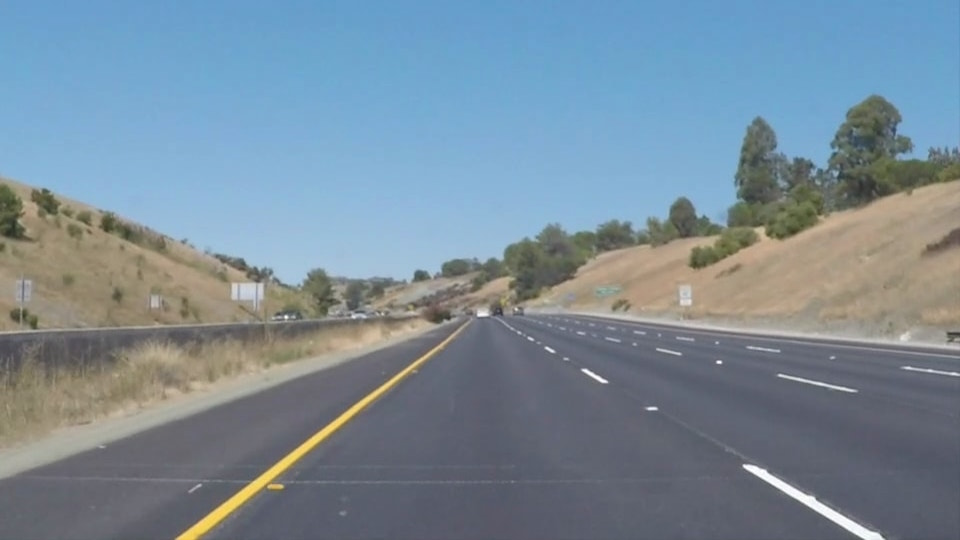
#> input picture 02_Project_FindingLaneLines/Project/test_images/whiteCarLaneSwitch.jpg, 960 x 540 px
$ python ProjectPicture.py
#> lines starting #> are read from the running program, lines starting #| are printed output that depends on the picture; after the words box and inside, x2 and y2 are one past the last pixel; in counts of white or black regions, pixels touching at a corner belong together
# Do relevant imports
import matplotlib.pyplot as plt
import matplotlib.image as mpimg
import numpy as np
import cv2

# [6 lines of commented-out code are left out]
image = mpimg.imread('whiteCarLaneSwitch.jpg')
#> image is the input picture: shape (540, 960, 3); mean R, G, B 121.2, 139.4, 152.9
gray = cv2.cvtColor(image, cv2.COLOR_RGB2GRAY)
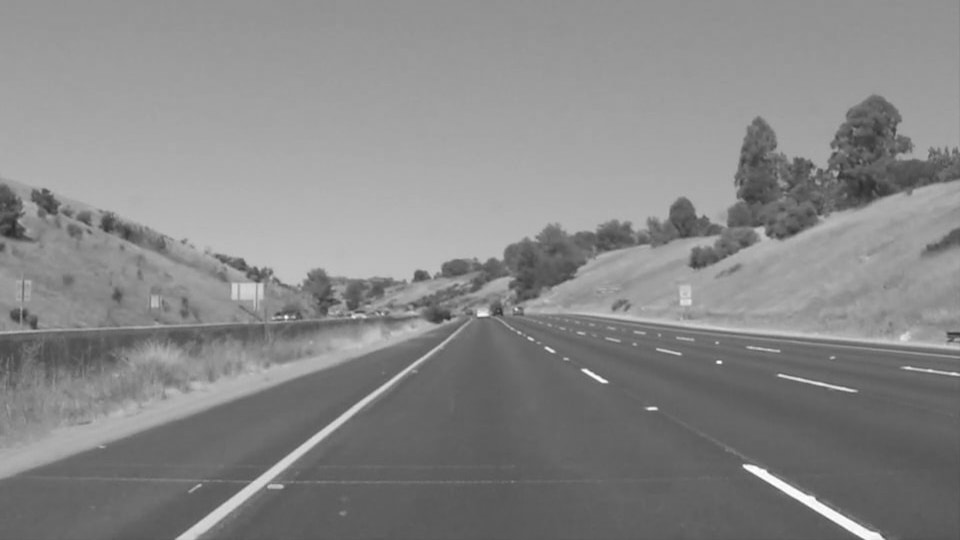
#> gray: shape (540, 960); min 42, max 255, mean 135.5

# Define a kernel size and apply Gaussian smoothing
kernel_size = 5
blur_gray = cv2.GaussianBlur(gray, (kernel_size, kernel_size), 0)

# Define our parameters for Canny and apply
low_threshold = 50
high_threshold = 150
edges = cv2.Canny(blur_gray, low_threshold, high_threshold)
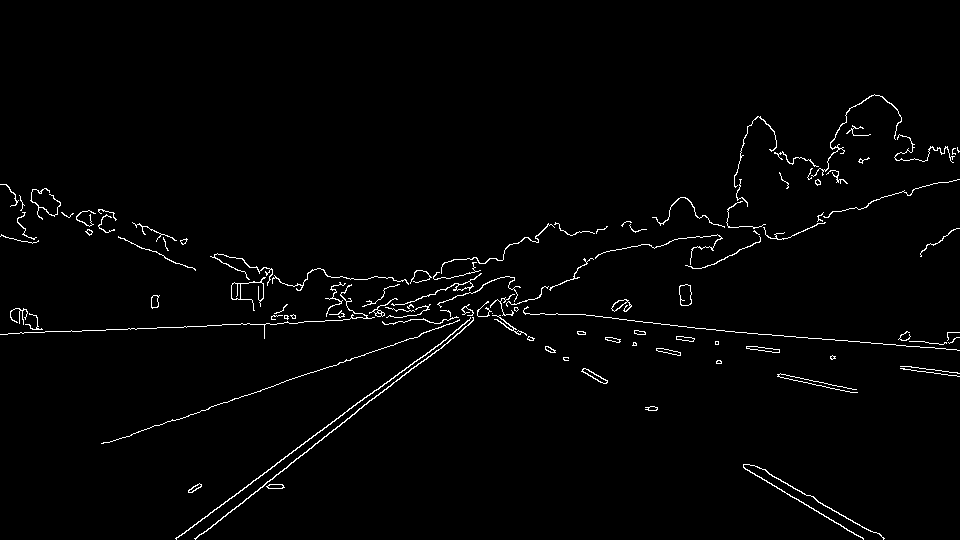
#> edges: shape (540, 960); 1.7% white in thin lines or dots, all inside (x1, y1, x2, y2) = (0, 94, 960, 540)

# Next we'll create a masked edges image using cv2.fillPoly()
mask = np.zeros_like(edges)
ignore_mask_color = 255

# This time we are defining a four sided polygon to mask
imshape = image.shape
#> imshape = (540, 960, 3)
vertices = np.array([[(0, imshape[0]), (480, 320), (490, 320), (imshape[1], imshape[0])]], dtype=np.int32)
cv2.fillPoly(mask, vertices, ignore_mask_color)
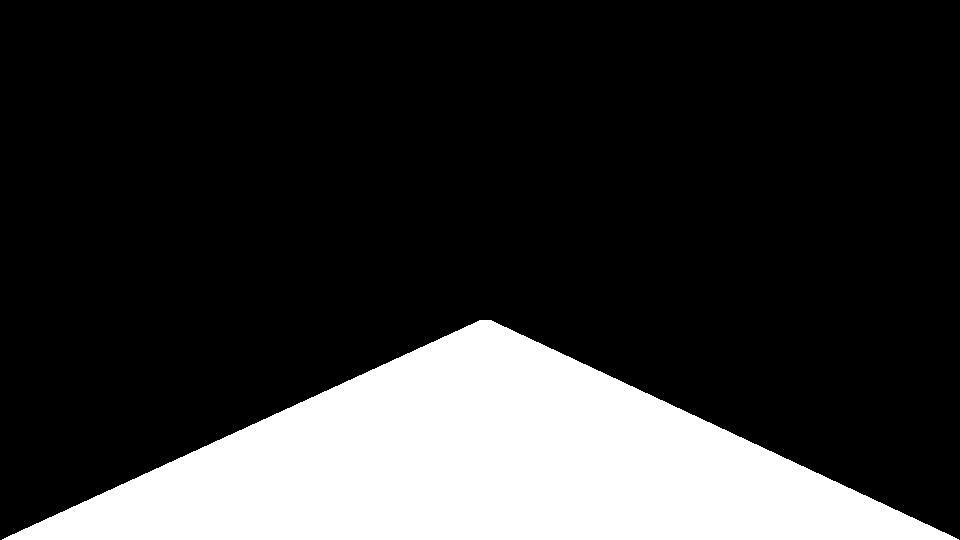
#> mask: shape (540, 960); 20.6% white; 1 white region, box (x1, y1, x2, y2) and area: (2, 320, 959, 540) 106735
# plt.imshow(mask)
# plt.show()
masked_edges = cv2.bitwise_and(edges, mask)
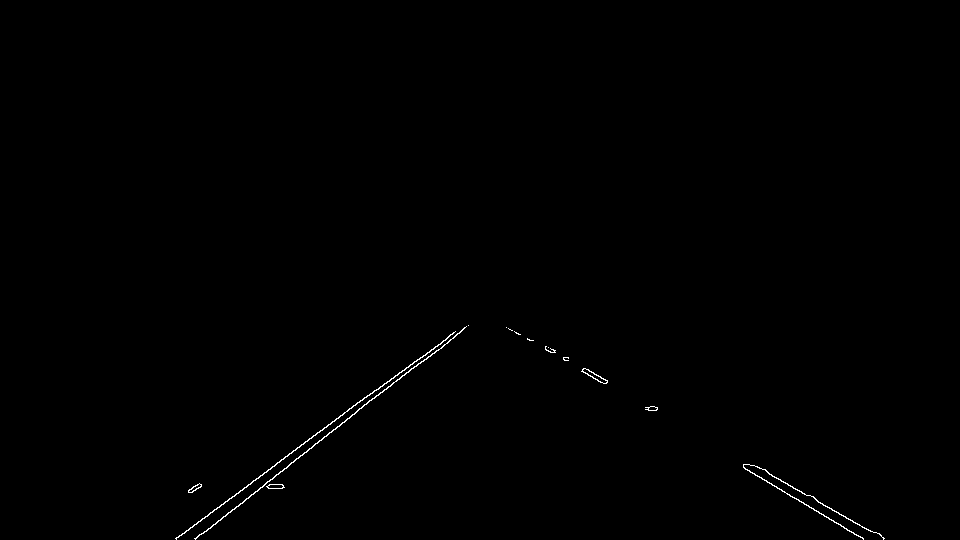
#> masked_edges: shape (540, 960); 0.31% white in thin lines or dots, all inside (x1, y1, x2, y2) = (175, 325, 885, 540)

# Define the Hough transform parameters
# Make a blank the same size as our image to draw on
rho = 2
theta = np.pi/180
threshold = 15
min_line_length = 40
max_line_gap = 20
line_image = np.copy(image)*0  # creating a blank to draw lines on
#> line_image: shape (540, 960, 3); every value is 0

# Run Hough on edge detected image
lines = cv2.HoughLinesP(masked_edges, rho, theta, threshold, np.array([]), min_line_length, max_line_gap)
#> lines = [[195, 538, 468, 325], [253, 480, 446, 339], [743, 467, 863, 539], [749, 464, 884, 538], [506, 327, 583, 369], [214, 509, 270, 469], [753, 465, 816, 499], [545, 346, 592, 372], [195, 539, 287, 467], [553, 349, 607, 381], [223, 504, 384, 383], [520, 334, 564, 360]]

# Iterate over the output "lines" and draw lines on the black
for line in lines:
    for x1, y1, x2, y2 in line:
        cv2.line(line_image, (x1, y1), (x2, y2), (255, 0, 0), 10)
#> this loop made 12 passes
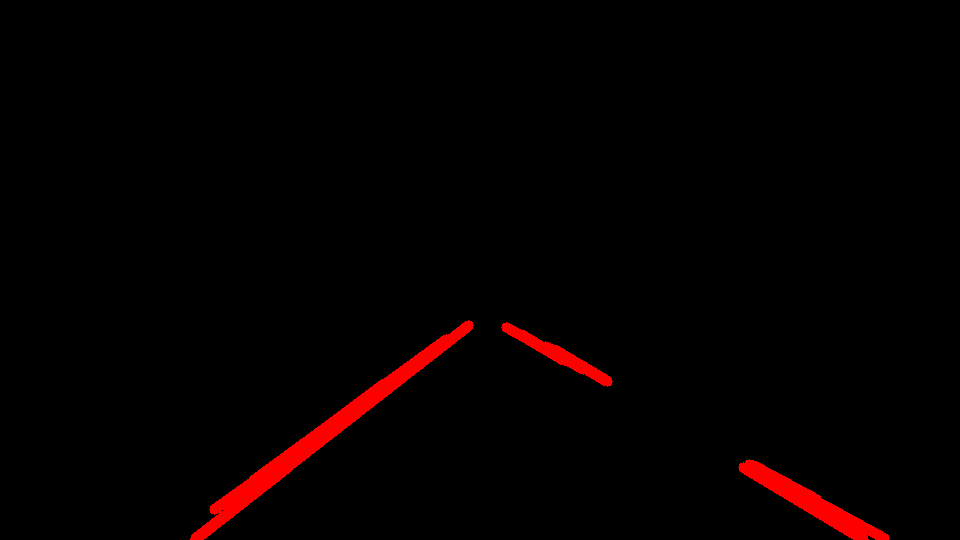
#> line_image: shape (540, 960, 3); mean R, G, B 5.2, 0, 0

# Create a "color" binary image to combine with line image
color_edges = np.dstack((edges, edges, edges))
mask_3 = np.dstack((mask, mask, mask))

# Draw the lines on the edge image
combo = cv2.addWeighted(color_edges, 0.8, line_image, 1, 0)
# plt.imshow(combo)
# plt.show()
combo = cv2.addWeighted(image, 0.8, line_image, 1, 0)
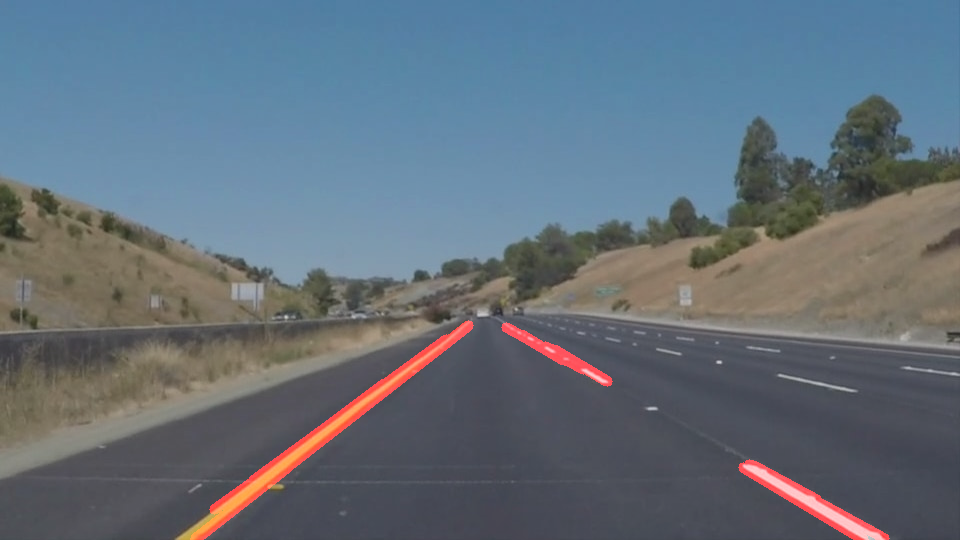
#> combo: shape (540, 960, 3); mean R, G, B 99.6, 111.5, 122.3
plt.imshow(combo)
plt.show()

combo_image_mask = cv2.addWeighted(image, 0.8, mask_3, 0.2, 0)
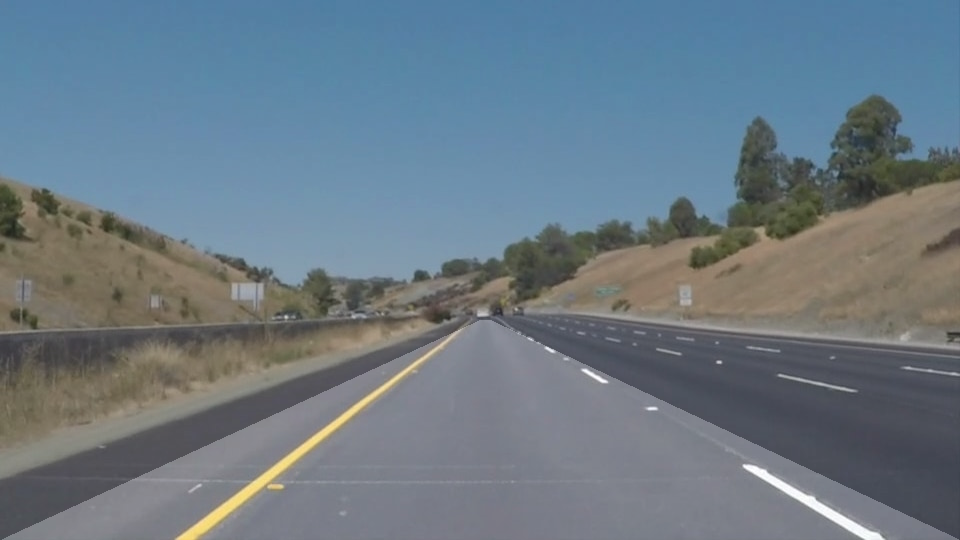
#> combo_image_mask: shape (540, 960, 3); mean R, G, B 107.5, 122, 132.8
# plt.imshow(combo_image_mask)
# plt.show()

$ run again, with 02_Project_FindingLaneLines/Project/test_images/solidWhiteCurve.jpg copied over 02_Project_FindingLaneLines/Project/test_images/whiteCarLaneSwitch.jpg
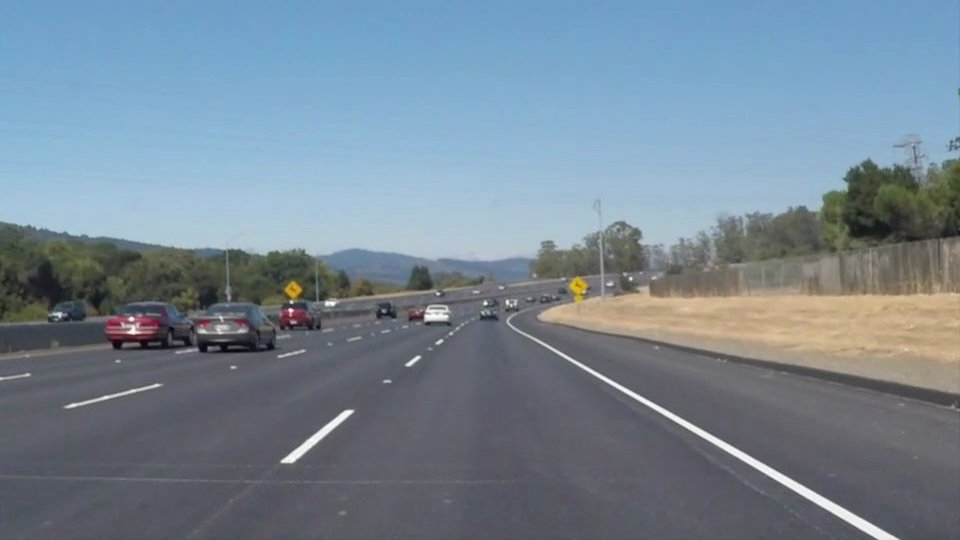
#> input picture 02_Project_FindingLaneLines/Project/test_images/solidWhiteCurve.jpg, 960 x 540 px
#> image is the input picture: shape (540, 960, 3); mean R, G, B 118.5, 134.5, 148.1
#> edges: shape (540, 960); 1.7% white in thin lines or dots, all inside (x1, y1, x2, y2) = (0, 137, 960, 540)
#> mask: shape (540, 960); 20.6% white; 1 white region, box (x1, y1, x2, y2) and area: (2, 320, 959, 540) 106735
#> masked_edges: shape (540, 960); 0.27% white in thin lines or dots, all inside (x1, y1, x2, y2) = (280, 320, 899, 540)
#> lines = [[568, 356, 897, 538], [535, 341, 877, 538], [281, 460, 345, 410], [292, 462, 352, 412], [592, 373, 793, 489], [631, 390, 898, 538], [405, 364, 449, 334], [388, 382, 456, 331], [811, 501, 869, 534], [295, 461, 349, 414], [287, 456, 330, 422]]
#> the loop `for line in lines:` made 11 passes
#> after the loop `for line in lines:`:
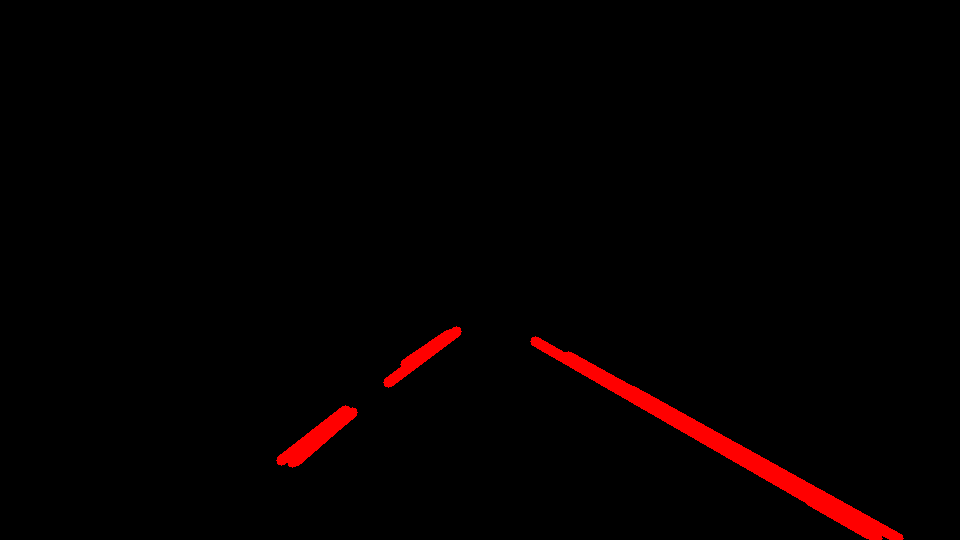
#> line_image: shape (540, 960, 3); mean R, G, B 4.8, 0, 0
#> `combo_image_mask = cv2.addWeighted(image, 0.8, mask_3, 0.2, 0)`:
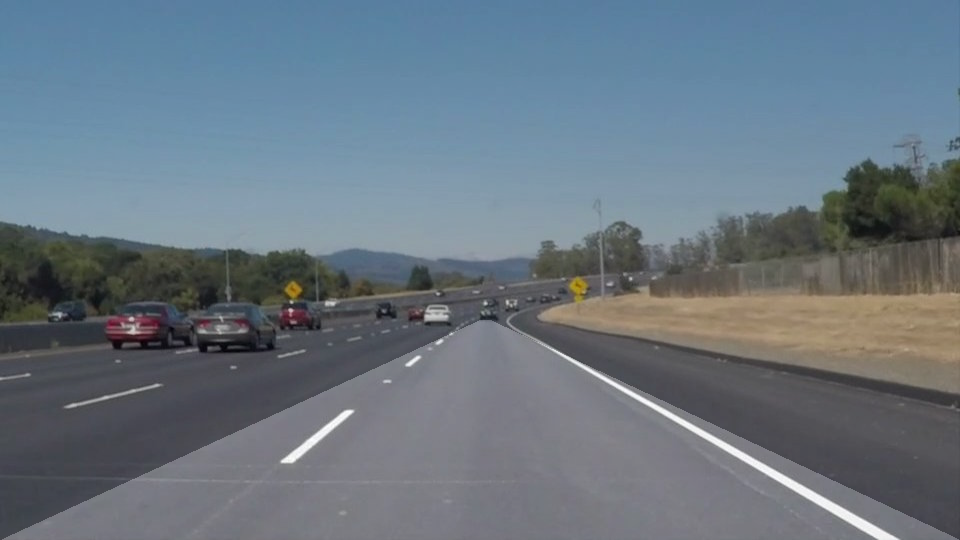
#> combo_image_mask: shape (540, 960, 3); mean R, G, B 105.3, 118.1, 129

$ run again, with 02_Project_FindingLaneLines/Project/test_images/solidWhiteRight.jpg copied over 02_Project_FindingLaneLines/Project/test_images/whiteCarLaneSwitch.jpg
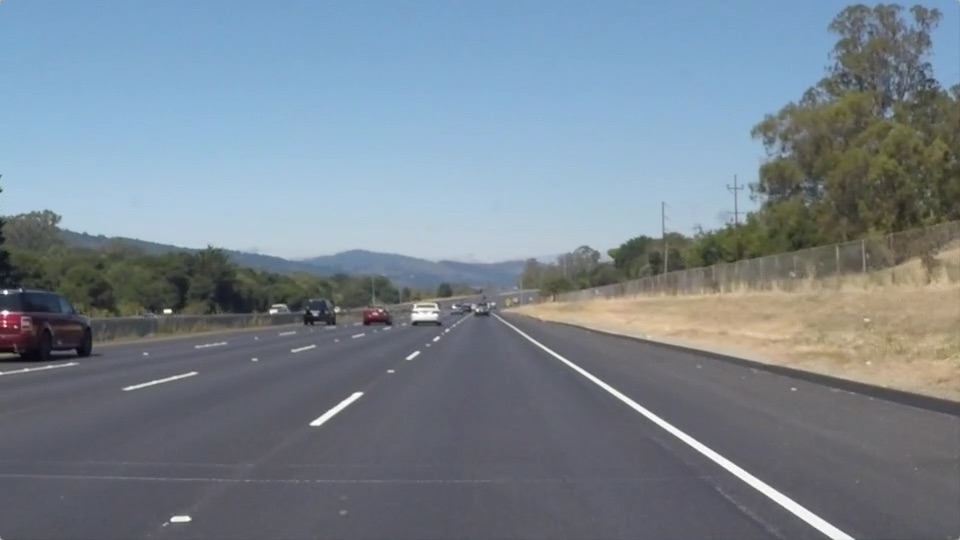
#> input picture 02_Project_FindingLaneLines/Project/test_images/solidWhiteRight.jpg, 960 x 540 px
#> image is the input picture: shape (540, 960, 3); mean R, G, B 120.3, 132.6, 143.7
#> edges: shape (540, 960); 1.5% white in thin lines or dots
#> mask: shape (540, 960); 20.6% white; 1 white region, box (x1, y1, x2, y2) and area: (2, 320, 959, 540) 106735
#> masked_edges: shape (540, 960); 0.26% white in thin lines or dots, all inside (x1, y1, x2, y2) = (2, 333, 855, 540)
#> lines = [[538, 342, 853, 539], [733, 474, 832, 539], [310, 423, 355, 392], [518, 333, 781, 504], [321, 424, 363, 394], [390, 372, 439, 339], [721, 466, 787, 508], [787, 496, 851, 537], [542, 344, 590, 373], [528, 340, 611, 392], [573, 363, 802, 506]]
#> the loop `for line in lines:` made 11 passes
#> after the loop `for line in lines:`:
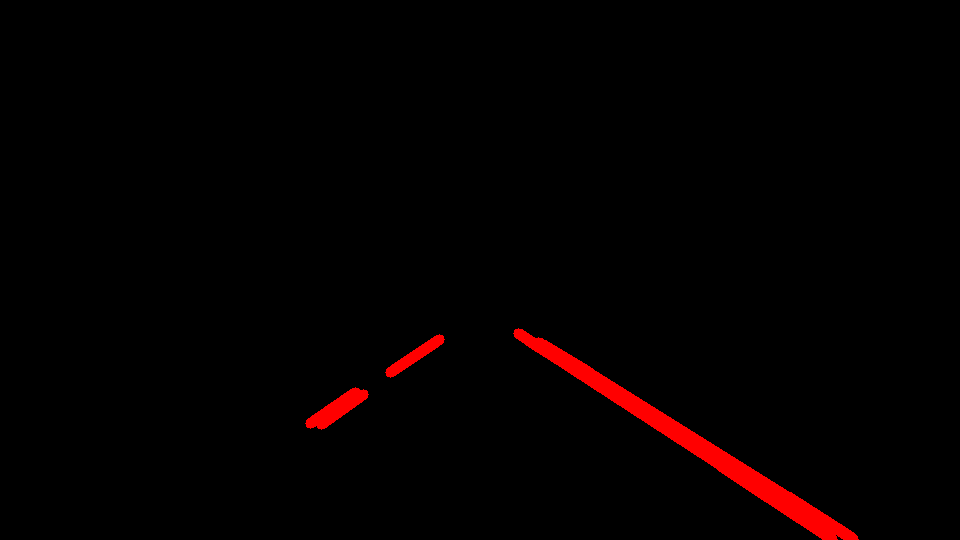
#> line_image: shape (540, 960, 3); mean R, G, B 4.5, 0, 0
#> color_edges: shape (540, 960, 3); 1.5% white in thin lines or dots
#> `combo_image_mask = cv2.addWeighted(image, 0.8, mask_3, 0.2, 0)`:
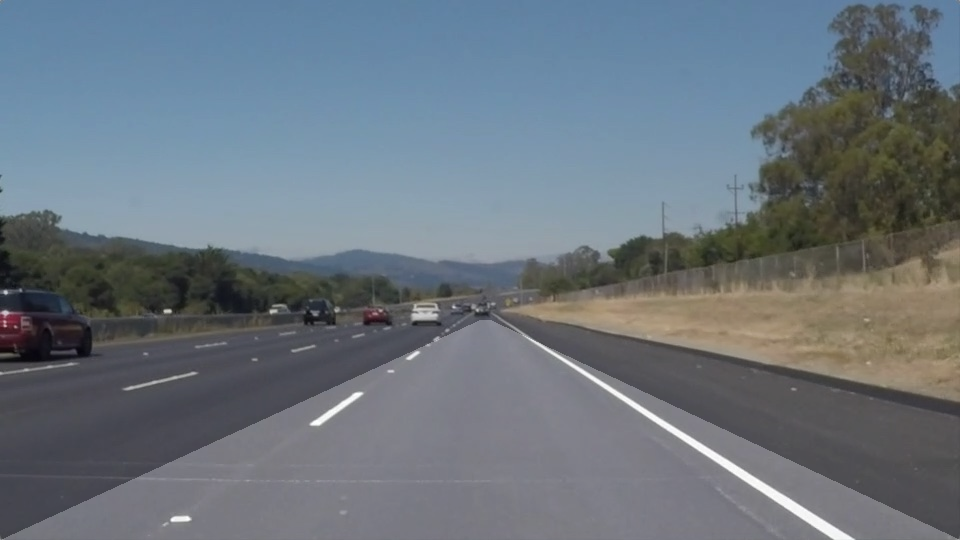
#> combo_image_mask: shape (540, 960, 3); mean R, G, B 106.7, 116.6, 125.4

$ run again, with 02_Project_FindingLaneLines/Project/test_images/solidYellowCurve.jpg copied over 02_Project_FindingLaneLines/Project/test_images/whiteCarLaneSwitch.jpg
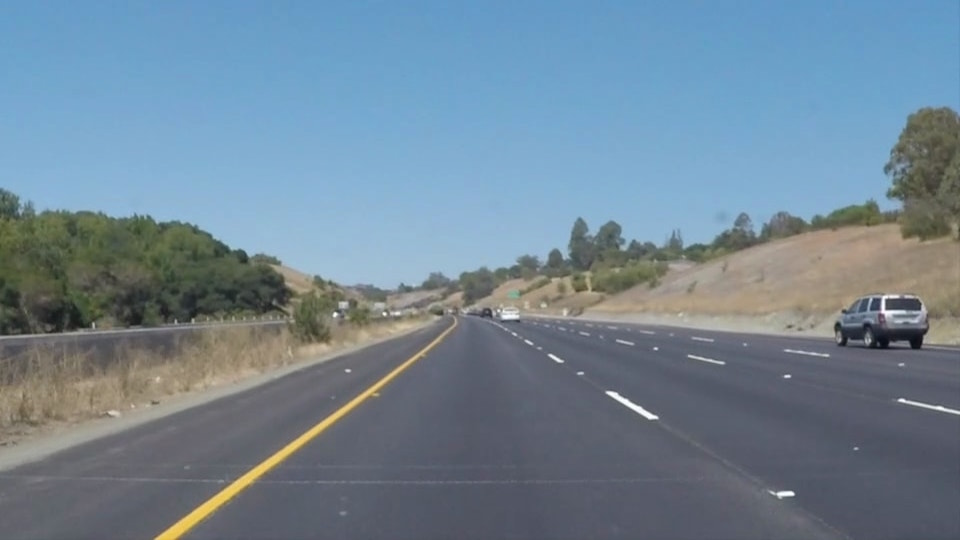
#> input picture 02_Project_FindingLaneLines/Project/test_images/solidYellowCurve.jpg, 960 x 540 px
#> image is the input picture: shape (540, 960, 3); mean R, G, B 113, 133.4, 149
#> edges: shape (540, 960); 1.7% white in thin lines or dots, all inside (x1, y1, x2, y2) = (0, 106, 960, 540)
#> mask: shape (540, 960); 20.6% white; 1 white region, box (x1, y1, x2, y2) and area: (2, 320, 959, 540) 106735
#> masked_edges: shape (540, 960); 0.26% white in thin lines or dots, all inside (x1, y1, x2, y2) = (154, 320, 795, 540)
#> lines = 17 rows, first 6: [235, 480, 369, 389], [211, 510, 390, 379], [174, 538, 292, 452], [154, 538, 204, 502], [493, 323, 552, 359], [616, 393, 658, 417]
#> the loop `for line in lines:` made 17 passes
#> `combo_image_mask = cv2.addWeighted(image, 0.8, mask_3, 0.2, 0)`:
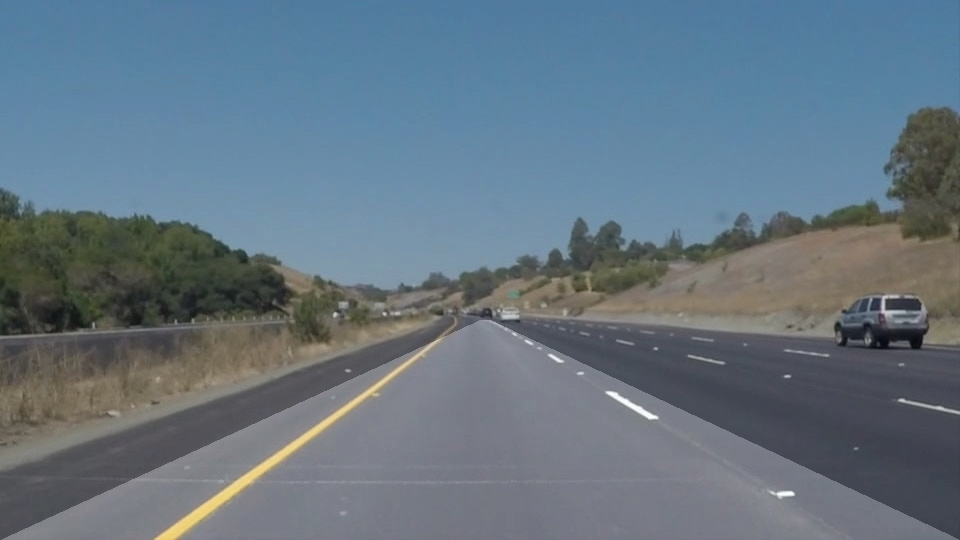
#> combo_image_mask: shape (540, 960, 3); mean R, G, B 100.9, 117.2, 129.7
